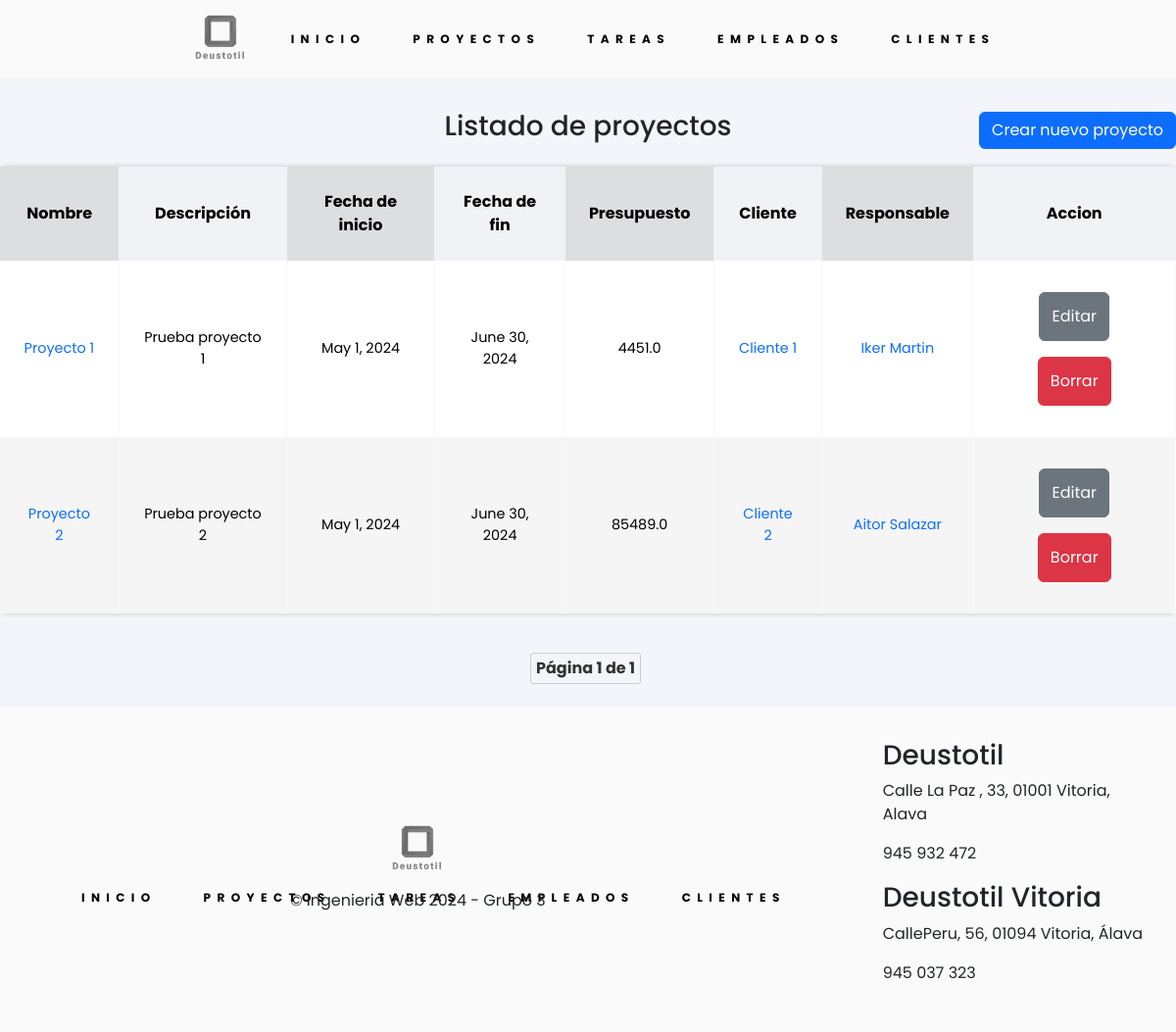
Screenshot of /proyectos with the database file from the repository.
### appDeustotil/models.py (models this page shows, shortened)
class Proyecto(models.Model):
    nombre = models.CharField(max_length=25)
    descripcion = models.CharField(max_length=200)
    fecha_inicio = models.DateField()
    fecha_fin = models.DateField()
    presupuesto = models.FloatField()
    cliente = models.ForeignKey(Cliente, on_delete=models.CASCADE)
    responsable = models.ForeignKey(Empleado, on_delete=models.CASCADE)

class Cliente(models.Model):
    nombre = models.CharField(max_length=25)
    telefono = models.IntegerField()
    direccion = models.CharField(max_length=50)

class Empleado(models.Model):
    dni = models.CharField(max_length=9, unique=True)
    nombre = models.CharField(max_length=15)
    apellidos = models.CharField(max_length=50)
    email = models.EmailField()
    telefono = models.IntegerField()

### appDeustotil/views.py (the view)
# urls.py: path('proyectos', views.ProyectoListView.as_view(), name='index_proyectos'),
class ProyectoListView(ListView):
    model = Proyecto
    template_name = 'index_proyectos.html'
    context_object_name = 'lista_proyectos'
    queryset = Proyecto.objects.order_by('nombre')
    paginate_by = 10

### appDeustotil/templates/index_proyectos.html (shortened to what this page needs)
{% extends "base.html" %}
{% block contenido %}
    <div class="title-container">
        <div></div>
        <h2>Listado de proyectos</h2>
        <div class="title-container__btn">
            <a href="{% url 'create_proyectos' %}" class="btn btn-primary">Crear nuevo proyecto</a>
        </div>
    </div>
    {% if lista_proyectos %}
        <table class="tablas">
            <thead>
                <tr>
                    <th>Nombre</th>
                    <th>Descripción</th>
                    <th>Fecha de inicio</th>
                    <th>Fecha de fin</th>
                    <th>Presupuesto</th>
                    <th>Cliente</th>
                    <th>Responsable</th>
                    <th>Accion</th>
                </tr>
            </thead>
            <tbody>
                {% for proyecto in lista_proyectos %}
                    <tr>
                        <td><a href="{% url 'detail_proyecto' pk=proyecto.id %}">{{ proyecto.nombre }}</a></td>
                        <td>{{ proyecto.descripcion }}</td>
                        <td>{{ proyecto.fecha_inicio }}</td>
                        <td>{{ proyecto.fecha_fin }}</td>
                        <td>{{ proyecto.presupuesto }}</td>
                        <td><a href="{% url 'detail_cliente' pk=proyecto.cliente.id %}">{{ proyecto.cliente.nombre }}</a></td>
                        <td><a href="{% url 'detail_empleado' pk=proyecto.responsable.id %}">{{ proyecto.responsable.nombre }} {{ proyecto.responsable.apellidos }}</a></td>
                        <td class="btn-tablas">
                            <a href="{% url 'edit_proyecto' pk=proyecto.id %}" class="btn btn-secondary">Editar</a>
                            <a href="{% url 'delete_proyecto' pk=proyecto.id %}" class="btn btn-danger">Borrar</a>
                        </td>
                    </tr>
                {% endfor %}
            </tbody>
        </table>
        <div class="centrado">
            <span class="current-page">
                Página {{ page_obj.number }} de {{ page_obj.paginator.num_pages }}
            </span>
        </div>
    {% else %}
        <p>No hay proyectos creados.</p>
    {% endif %}
{% endblock %}

### appDeustotil/static/css/styles.css (style rules this page uses)
* { margin: 0; padding: 0; box-sizing: border-box; font-family: "Poppins", Helvetica, sans-serif; }
body { display: flex; min-height: 100vh; flex-direction: column; background-color: #f4f5fa; }
h2 { text-align: center; font-size: 1.75rem; }
a { text-decoration: none; }
.tablas { box-shadow: 0px 0px 5px 0px rgb(192, 192, 192); border-radius: 0.5rem; font-size: 1rem; font-weight: normal; border-collapse: collapse; width: 100%; max-width: none; background-color: white; margin-bottom: 1rem; }
.tablas td, .tablas th { text-align: center; padding: 1.5rem; color: #000; vertical-align: middle; }
.tablas td { border-right: solid 1px #f8f8f8; font-size: 0.9rem; }
.tablas th { background: #f1f2f5; }
.tablas th:nth-child(odd) { background: #dcdedf; }
.tablas tr:nth-child(even) { background: #f5f5f5; }
.btn-tablas>a { padding: 0.75rem; margin: 0.5rem; }
.title-container { display: grid; grid-template-columns: 1fr 1fr 1fr; padding: 1rem 0; }
.title-container__btn { display: flex; justify-content: flex-end; align-items: center; }
.centrado { text-align: center; margin-top: 20px; }
.current-page { display: inline-block; margin-right: 5px; padding: 3px 5px; font-weight: bold; color: #333; border: 1px solid #ccc; border-radius: 3px; }

### rows the page displays
Proyecto: nombre "Proyecto 1", descripcion "Prueba proyecto 1", fecha_inicio "May 1, 2024", fecha_fin "June 30, 2024", presupuesto "4451.0", cliente.nombre "Cliente 1", responsable.nombre "Iker", responsable.apellidos "Martin"
Proyecto: nombre "Proyecto 2", descripcion "Prueba proyecto 2", fecha_inicio "May 1, 2024", fecha_fin "June 30, 2024", presupuesto "85489.0", cliente.nombre "Cliente 2", responsable.nombre "Aitor", responsable.apellidos "Salazar"

### other values shown
{{ page_obj.number }} "1"
{{ page_obj.paginator.num_pages }} "1"
